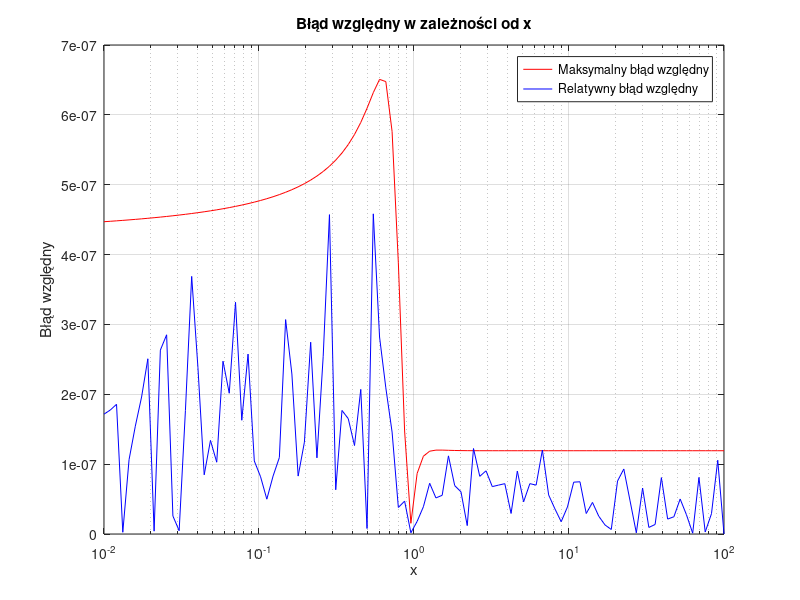

The MATLAB script that drew this image:

%Inicjalizacja wartości x na przedziale [10^-2, 10^2]
x_values = logspace(-2, 2, 100);



% Inicjalizacja tablic na wyniki
f_double_results = zeros(1, 100);
f_double_single_results = zeros(1, 100);
relative_errors = zeros(1, 100);
estimated_errors = zeros(1,100);


%obliczanie wartości błędu względnego dla 100 wartości x w pętli
for i = 1:100
    x = x_values(i);

    %T(x)
    T = (1 - 7*log10(x) - 2*x.^9) / (log10(x) - x.^9);

    % (a) Obliczenia w podwójnej precyzji
    f_double = (log10(x) / x^7) - x^2;

    % (b) Obliczenia w pojedynczej precyzji i konwersja z powrotem do podwójnej precyzji
    x_single = single(x);
    f_single = (log10(x_single) / x_single^7) - x_single^2;
    f_double_single = double(f_single);

    % Błąd względny obliczeń w pojedynczej precyzji w porównaniu z podwójną precyzją
    relative_error = abs(f_double_single - f_double) / abs(f_double);
    estimated_error = abs(T)*eps('single')/2;

    % Zapisanie wyników
    f_double_results(i) = f_double;
    f_double_single_results(i) = f_double_single;
    relative_errors(i) = relative_error;
    estimated_errors(i) = estimated_error;
end



% Narysowanie wartości błędów względnych na wykresie logarytmicznym
semilogx(x_values, estimated_errors, 'r-');
title('Błąd względny w zależności od x');
xlabel('x');
ylabel('Błąd względny');
grid on;

hold on 
semilogx(x_values, relative_errors, 'b-');

legend('Maksymalny błąd względny', 'Relatywny błąd względny');
title('Błąd względny w zależności od x');

